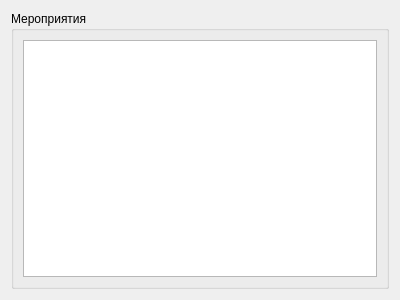
<?xml version="1.0" encoding="UTF-8"?>
<ui version="4.0">
 <class>CClientActionSceneWidget</class>
 <widget class="QWidget" name="CClientActionSceneWidget">
  <property name="geometry">
   <rect>
    <x>0</x>
    <y>0</y>
    <width>400</width>
    <height>300</height>
   </rect>
  </property>
  <property name="windowTitle">
   <string>Form</string>
  </property>
  <layout class="QGridLayout" name="gridLayout_2">
   <item row="0" column="0">
    <widget class="QGroupBox" name="groupBox">
     <property name="title">
      <string>Мероприятия</string>
     </property>
     <layout class="QGridLayout" name="gridLayout">
      <item row="0" column="0">
       <widget class="CGraphicsView" name="gvScene">
        <property name="alignment">
         <set>Qt::AlignLeading|Qt::AlignLeft|Qt::AlignTop</set>
        </property>
        <property name="renderHints">
         <set>QPainter::Antialiasing|QPainter::TextAntialiasing</set>
        </property>
       </widget>
      </item>
     </layout>
    </widget>
   </item>
  </layout>
 </widget>
 <customwidgets>
  <customwidget>
   <class>CGraphicsView</class>
   <extends>QGraphicsView</extends>
   <header>cgraphicsview.h</header>
  </customwidget>
 </customwidgets>
 <resources/>
 <connections/>
</ui>
